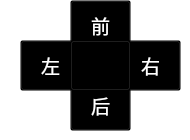
             <widget class="QWidget" name="adjustPage_1">
              <property name="styleSheet">
               <string notr="true">background-color:transparent;</string>
              </property>
              <widget class="QPushButton" name="front">
               <property name="geometry">
                <rect>
                 <x>70</x>
                 <y>0</y>
                 <width>61</width>
                 <height>51</height>
                </rect>
               </property>
               <property name="sizePolicy">
                <sizepolicy hsizetype="Expanding" vsizetype="Expanding">
                 <horstretch>0</horstretch>
                 <verstretch>0</verstretch>
                </sizepolicy>
               </property>
               <property name="font">
                <font>
                 <family>楷体</family>
                 <pointsize>14</pointsize>
                </font>
               </property>
               <property name="styleSheet">
                <string notr="true">QPushButton{
border-image: url(:images/up.png);
color: rgb(255, 255, 255);
padding:0px;
}
QPushButton:pressed{
border-image: url(:images/upon.png);
padding-bottom:5px;
}</string>
               </property>
               <property name="text">
                <string>前</string>
               </property>
               <property name="checkable">
                <bool>true</bool>
               </property>
               <property name="autoRepeat">
                <bool>true</bool>
               </property>
               <property name="autoRepeatDelay">
                <number>300</number>
               </property>
               <property name="autoRepeatInterval">
                <number>30</number>
               </property>
              </widget>
              <widget class="QPushButton" name="left">
               <property name="geometry">
                <rect>
                 <x>20</x>
                 <y>40</y>
                 <width>61</width>
                 <height>51</height>
                </rect>
               </property>
               <property name="sizePolicy">
                <sizepolicy hsizetype="Expanding" vsizetype="Expanding">
                 <horstretch>0</horstretch>
                 <verstretch>0</verstretch>
                </sizepolicy>
               </property>
               <property name="font">
                <font>
                 <family>楷体</family>
                 <pointsize>14</pointsize>
                </font>
               </property>
               <property name="styleSheet">
                <string notr="true">QPushButton{
border-image: url(:images/left.png);
color: rgb(255, 255, 255);
padding:0px;
}
QPushButton:pressed{
border-image: url(:images/lefton.png);
padding-top:5px;
padding-right:5px;
}</string>
               </property>
               <property name="text">
                <string>左</string>
               </property>
               <property name="checkable">
                <bool>true</bool>
               </property>
               <property name="autoRepeat">
                <bool>true</bool>
               </property>
               <property name="autoRepeatInterval">
                <number>30</number>
               </property>
              </widget>
              <widget class="QPushButton" name="back">
               <property name="geometry">
                <rect>
                 <x>70</x>
                 <y>80</y>
                 <width>61</width>
                 <height>51</height>
                </rect>
               </property>
               <property name="sizePolicy">
                <sizepolicy hsizetype="Expanding" vsizetype="Expanding">
                 <horstretch>0</horstretch>
                 <verstretch>0</verstretch>
                </sizepolicy>
               </property>
               <property name="font">
                <font>
                 <family>楷体</family>
                 <pointsize>14</pointsize>
                </font>
               </property>
               <property name="styleSheet">
                <string notr="true">QPushButton{
border-image: url(:images/down.png);
padding:0px;
color: rgb(255, 255, 255);
}
QPushButton:pressed{
border-image: url(:images/downon.png);
padding-top:5px;
}</string>
               </property>
               <property name="text">
                <string>后</string>
               </property>
               <property name="checkable">
                <bool>true</bool>
               </property>
               <property name="autoRepeat">
                <bool>true</bool>
               </property>
               <property name="autoRepeatInterval">
                <number>30</number>
               </property>
              </widget>
              <widget class="QPushButton" name="right">
               <property name="geometry">
                <rect>
                 <x>120</x>
                 <y>40</y>
                 <width>61</width>
                 <height>51</height>
                </rect>
               </property>
               <property name="sizePolicy">
                <sizepolicy hsizetype="Expanding" vsizetype="Expanding">
                 <horstretch>0</horstretch>
                 <verstretch>0</verstretch>
                </sizepolicy>
               </property>
               <property name="font">
                <font>
                 <family>楷体</family>
                 <pointsize>14</pointsize>
                </font>
               </property>
               <property name="styleSheet">
                <string notr="true">QPushButton{
border-image: url(:images/right.png);
color: rgb(255, 255, 255);
padding:0px;
}
QPushButton:pressed{
border-image: url(:images/righton.png);
padding-top:5px;
padding-left:5px;
}</string>
               </property>
               <property name="text">
                <string>右</string>
               </property>
               <property name="checkable">
                <bool>true</bool>
               </property>
               <property name="autoRepeat">
                <bool>true</bool>
               </property>
               <property name="autoRepeatInterval">
                <number>30</number>
               </property>
              </widget>
              <widget class="QPushButton" name="switch_2">
               <property name="geometry">
                <rect>
                 <x>70</x>
                 <y>40</y>
                 <width>61</width>
                 <height>51</height>
                </rect>
               </property>
               <property name="sizePolicy">
                <sizepolicy hsizetype="Expanding" vsizetype="Expanding">
                 <horstretch>0</horstretch>
                 <verstretch>0</verstretch>
                </sizepolicy>
               </property>
               <property name="styleSheet">
                <string notr="true">QPushButton{
border-image: url(:images/switch.png);
color: rgb(255, 255, 255);
}
QPushButton:pressed{
border-image: url(:images/switchon.png);
}</string>
               </property>
               <property name="text">
                <string/>
               </property>
               <property name="autoRepeat">
                <bool>true</bool>
               </property>
              </widget>
             </widget>
